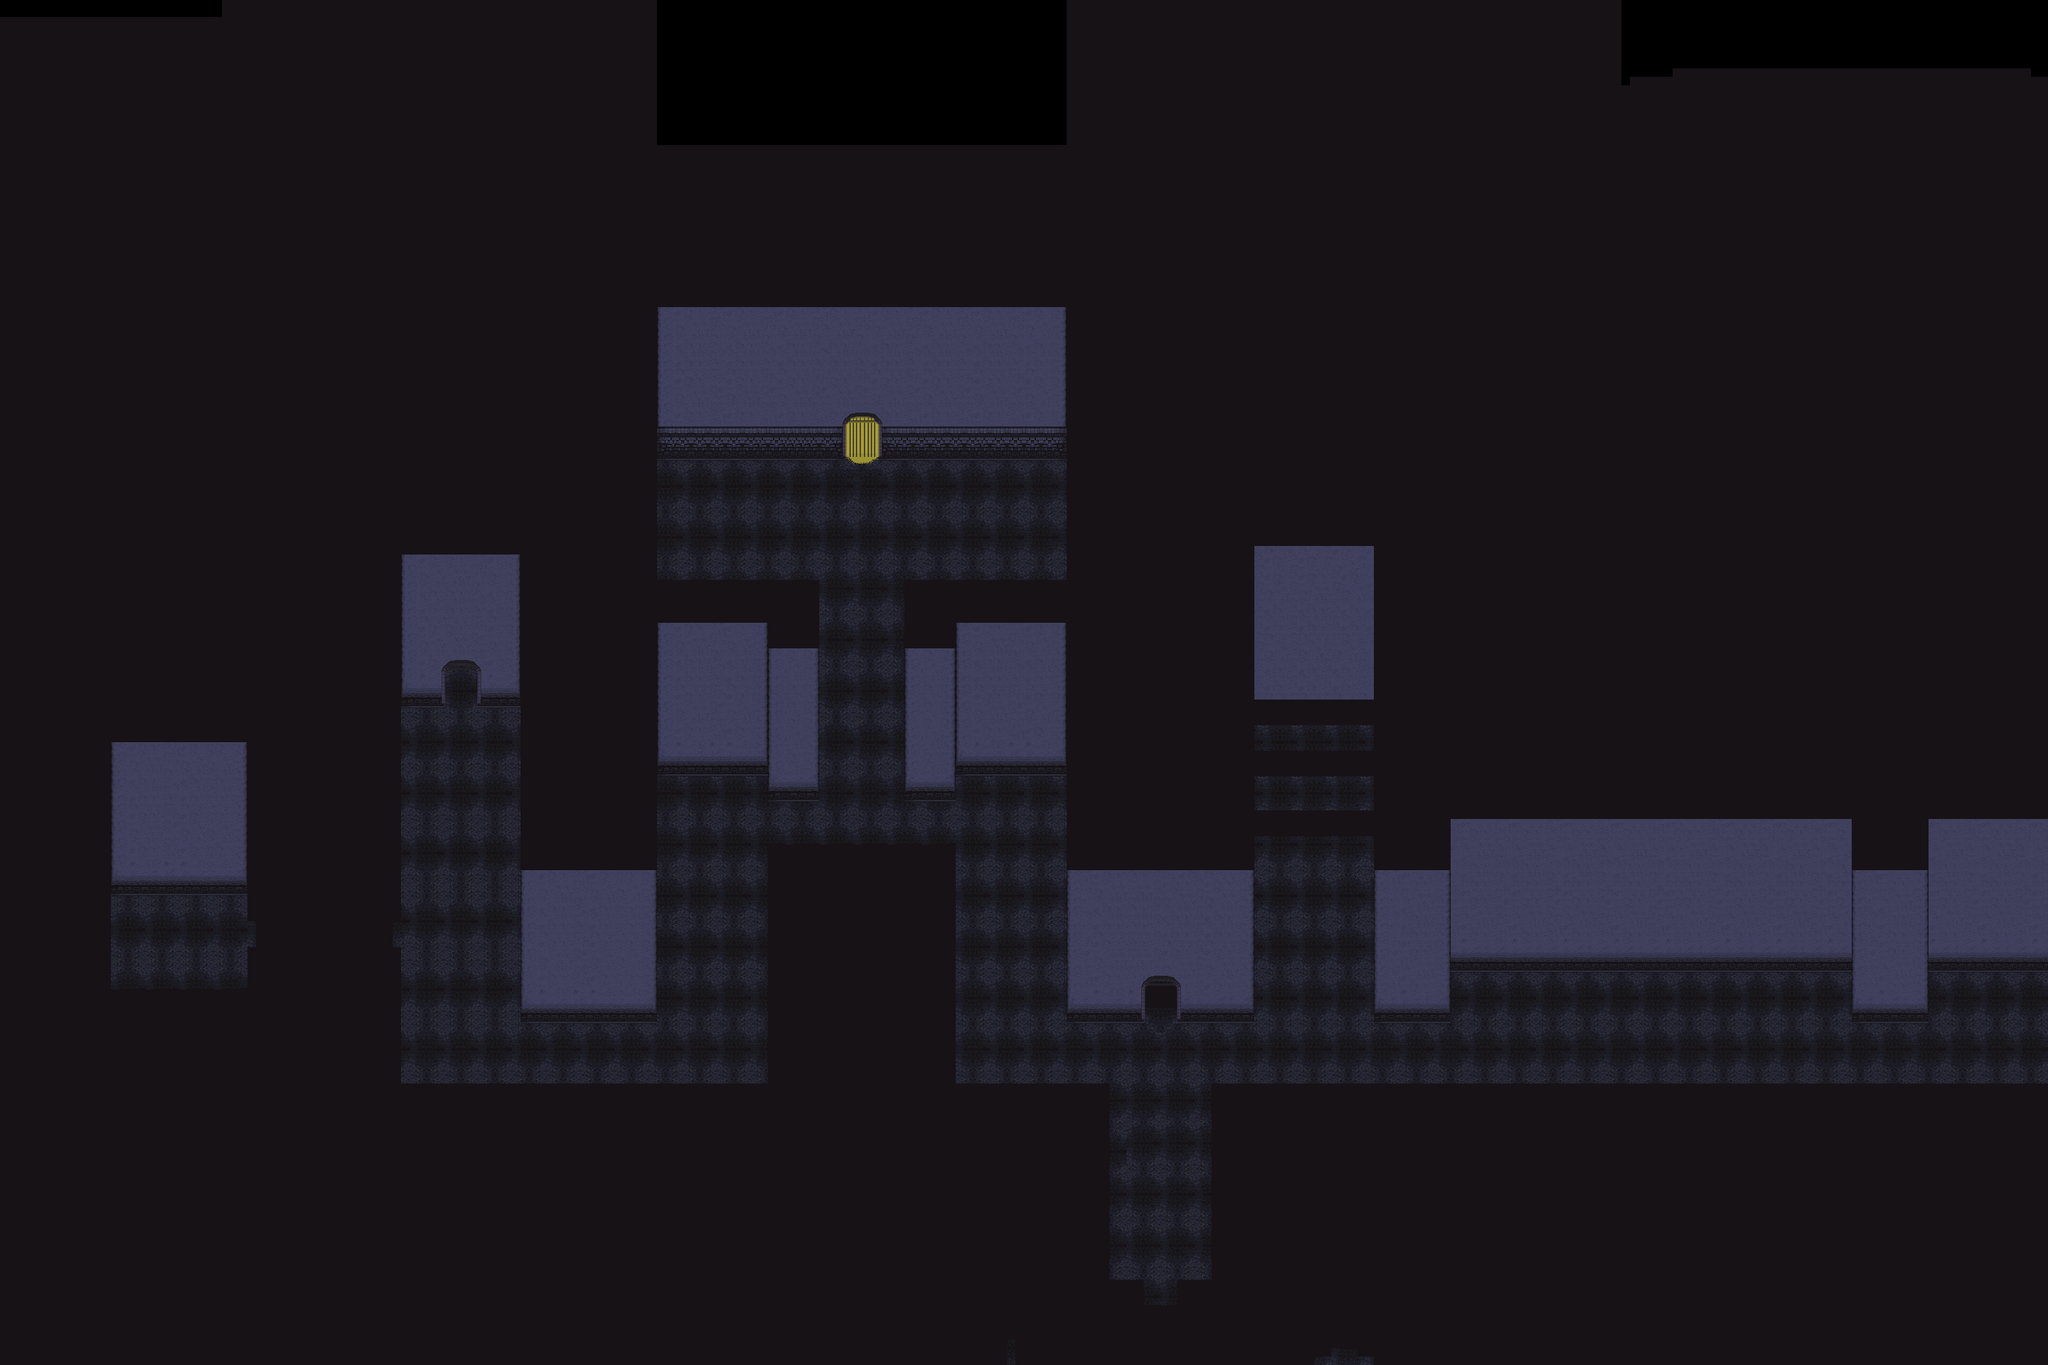

Tiled map render using the project's own tile images. Description and the map definition, with tile-layer contents summarised, below:
An orthogonal 240x160 tile map with 32x32 px tiles, 11 tile layers (Ground, Ground2, stairs, light, ...), 2 hidden layers not drawn, 8 tilesets and 139 objects (105x BasicNPC, 10x LaserTrapArm, 5x LaserTrap, 4x RaceSquare, 3x Chest, ...).

<map version="1.0" tiledversion="1.1.5" orientation="orthogonal" renderorder="right-down" width="240" height="160" tilewidth="32" tileheight="32" infinite="0" nextobjectid="708">
 <properties>
  <property name="battlebg" type="file" value="../art/backgrounds/ironlockbg.png" />
  <property name="onload" type="file" value="actions/ironlockfloor.lua" />
  <property name="regionName" value="Iron Lock" />
  <property name="sectorName" value="2F" />
 </properties>
 <tileset firstgid="1" source="robotropolis.tsx" />
 <tileset firstgid="3501" source="datacenter_interior.tsx" />
 <tileset firstgid="4691" source="darkswamp2.tsx" />
 <tileset firstgid="6391" source="ironlock.tsx" />
 <tileset firstgid="13391" source="knotholeindoors.tsx" />
 <tileset firstgid="15193" source="darkswamp.tsx" />
 <tileset firstgid="20782" source="castle1.tsx" />
 <tileset firstgid="21832" source="worldmap.tsx" />
 <layer name="Ground" width="240" height="160">
  <data>[38400 cells, 19983 non-empty, 24 distinct tile ids]</data>
 </layer>
 <layer name="Ground2" width="240" height="160">
  <data>[38400 cells, 18 non-empty, 6 distinct tile ids]</data>
 </layer>
 <objectgroup name="below">
  <object id="575" name="Square1" type="RaceSquare" gid="37" x="1680" y="3082" width="96" height="96">
   <properties>
    <property name="align" value="bottom_left" />
    <property name="sprite" type="file" value="../art/sprites/racesquare.png" />
    <property name="subject" value="YellowLeaf" />
   </properties>
  </object>
  <object id="597" name="Square2" type="RaceSquare" gid="37" x="2144" y="4000" width="96" height="96">
   <properties>
    <property name="align" value="bottom_left" />
    <property name="sprite" type="file" value="../art/sprites/racesquare.png" />
    <property name="subject" value="YellowLeaf" />
   </properties>
  </object>
  <object id="598" name="Square3" type="RaceSquare" gid="37" x="2624" y="3136" width="96" height="96">
   <properties>
    <property name="align" value="bottom_left" />
    <property name="sprite" type="file" value="../art/sprites/racesquare.png" />
    <property name="subject" value="YellowLeaf" />
   </properties>
  </object>
  <object id="600" name="Square4" type="RaceSquare" gid="37" x="3744" y="3136" width="96" height="96">
   <properties>
    <property name="align" value="bottom_left" />
    <property name="sprite" type="file" value="../art/sprites/racesquare.png" />
    <property name="subject" value="YellowLeaf" />
   </properties>
  </object>
  <object id="609" name="TrapDoor" type="BasicNPC" gid="2311" x="544" y="3584" width="256" height="192">
   <properties>
    <property name="ghost" type="bool" value="true" />
    <property name="sprite" type="file" value="../art/sprites/trapdoor.png" />
   </properties>
  </object>
 </objectgroup>
 <layer name="stairs" width="240" height="160" opacity="0">
  <data>[38400 cells, 208 non-empty, 49 distinct tile ids]</data>
 </layer>
 <layer name="light" width="240" height="160" opacity="0.7">
  <data>[38400 cells, 28 non-empty, 24 distinct tile ids]</data>
 </layer>
 <layer name="aboveground" width="240" height="160">
  <data>[38400 cells, 4565 non-empty, 51 distinct tile ids]</data>
 </layer>
 <layer name="dark" width="240" height="160">
  <data>[38400 cells, 38 non-empty, 23 distinct tile ids]</data>
 </layer>
 <layer name="underdoor" width="240" height="160">
  <data>[38400 cells, 108 non-empty, 72 distinct tile ids]</data>
 </layer>
 <objectgroup name="objects">
  <object id="478" name="DownPath" type="SceneEdge" gid="2311" x="4288" y="4896" width="128" height="32">
   <properties>
    <property name="ghost" type="bool" value="true" />
    <property name="key" value="down" />
    <property name="orientation" value="up" />
    <property name="scene" type="file" value="ironlock1.lua" />
    <property name="spawn_point" value="UpPath" />
   </properties>
  </object>
  <object id="479" name="Crate" type="BasicNPC" gid="1922" x="3936" y="3840" width="64" height="96">
   <properties>
    <property name="align" value="bottom_left" />
    <property name="hidingspot" type="bool" value="true" />
    <property name="sprite" type="file" value="../art/sprites/crate.png" />
   </properties>
  </object>
  <object id="480" name="Crate" type="BasicNPC" gid="1922" x="4704" y="3840" width="64" height="96">
   <properties>
    <property name="align" value="bottom_left" />
    <property name="hidingspot" type="bool" value="false" />
    <property name="sprite" type="file" value="../art/sprites/crate.png" />
   </properties>
  </object>
  <object id="481" name="Crate" type="BasicNPC" gid="1922" x="4768" y="3840" width="64" height="96">
   <properties>
    <property name="align" value="bottom_left" />
    <property name="hidingspot" type="bool" value="true" />
    <property name="sprite" type="file" value="../art/sprites/crate.png" />
   </properties>
  </object>
  <object id="482" name="Crate" type="BasicNPC" gid="1922" x="4768" y="3776" width="64" height="96">
   <properties>
    <property name="align" value="bottom_left" />
    <property name="hidingspot" type="bool" value="false" />
    <property name="sprite" type="file" value="../art/sprites/crate.png" />
   </properties>
  </object>
  <object id="483" name="Crate" type="BasicNPC" gid="1922" x="4704" y="3776" width="64" height="96">
   <properties>
    <property name="align" value="bottom_left" />
    <property name="hidingspot" type="bool" value="false" />
    <property name="sprite" type="file" value="../art/sprites/crate.png" />
   </properties>
  </object>
  <object id="484" name="Crate" type="BasicNPC" gid="1922" x="3584" y="3840" width="64" height="96">
   <properties>
    <property name="align" value="bottom_left" />
    <property name="hidingspot" type="bool" value="true" />
    <property name="sprite" type="file" value="../art/sprites/crate.png" />
   </properties>
  </object>
  <object id="485" name="Crate" type="BasicNPC" gid="1922" x="3584" y="4064" width="64" height="96">
   <properties>
    <property name="align" value="bottom_left" />
    <property name="hidingspot" type="bool" value="false" />
    <property name="sprite" type="file" value="../art/sprites/crate.png" />
   </properties>
  </object>
  <object id="486" name="Crate" type="BasicNPC" gid="1922" x="3648" y="4064" width="64" height="96">
   <properties>
    <property name="align" value="bottom_left" />
    <property name="hidingspot" type="bool" value="false" />
    <property name="sprite" type="file" value="../art/sprites/crate.png" />
   </properties>
  </object>
  <object id="487" name="Crate" type="BasicNPC" gid="1922" x="3712" y="4064" width="64" height="96">
   <properties>
    <property name="align" value="bottom_left" />
    <property name="hidingspot" type="bool" value="false" />
    <property name="sprite" type="file" value="../art/sprites/crate.png" />
   </properties>
  </object>
  </objectgroup>
 <layer name="belowabove" width="240" height="160">
  <data>[38400 cells, 0 non-empty, 0 distinct tile ids]</data>
 </layer>
 <layer name="hidden2" width="240" height="160" opacity="0">
  <data>[38400 cells, 36 non-empty, 12 distinct tile ids]</data>
 </layer>
 <layer name="hidden" width="240" height="160" opacity="0">
  <data>[38400 cells, 68 non-empty, 20 distinct tile ids]</data>
 </layer>
 <layer name="above" width="240" height="160">
  <data>[38400 cells, 28057 non-empty, 19 distinct tile ids]</data>
 </layer>
 <objectgroup name="upper" />
 <layer name="Collision" width="240" height="160" visible="0">
  <data>[38400 cells, 1113 non-empty, 1 distinct tile ids]</data>
 </layer>
 <layer name="BunnyExtCollision" width="240" height="160" visible="0">
  <data>[38400 cells, 0 non-empty, 0 distinct tile ids]</data>
 </layer>
</map>
<!-- 124 of 139 objects omitted -->
